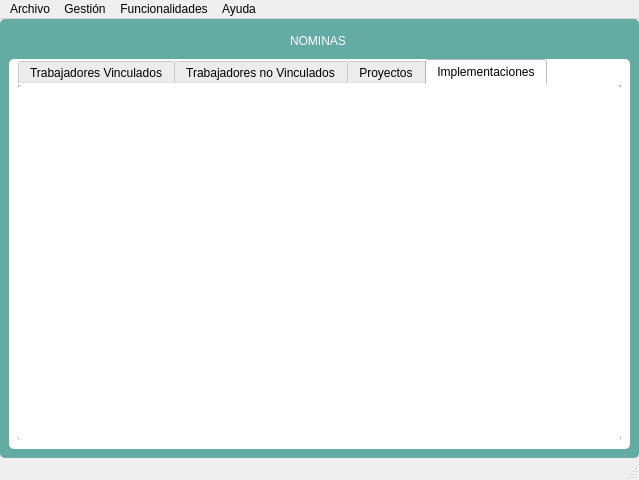
<?xml version="1.0" encoding="UTF-8"?>
<ui version="4.0">
 <class>MainWindo_principal</class>
 <widget class="QMainWindow" name="MainWindo_principal">
  <property name="geometry">
   <rect>
    <x>0</x>
    <y>0</y>
    <width>639</width>
    <height>480</height>
   </rect>
  </property>
  <property name="minimumSize">
   <size>
    <width>404</width>
    <height>350</height>
   </size>
  </property>
  <property name="mouseTracking">
   <bool>true</bool>
  </property>
  <property name="windowTitle">
   <string>Sistema de Nóminas</string>
  </property>
  <property name="windowIcon">
   <iconset>
    <normaloff>archivos/menu_icon.ico</normaloff>archivos/menu_icon.ico</iconset>
  </property>
  <property name="styleSheet">
   <string notr="true">QLineEdit{
border:1px solid #167;}
</string>
  </property>
  <widget class="QWidget" name="centralwidget">
   <property name="styleSheet">
    <string notr="true">border-radus:10px;
</string>
   </property>
   <layout class="QHBoxLayout" name="horizontalLayout">
    <property name="spacing">
     <number>3</number>
    </property>
    <property name="leftMargin">
     <number>0</number>
    </property>
    <property name="topMargin">
     <number>0</number>
    </property>
    <property name="rightMargin">
     <number>0</number>
    </property>
    <property name="bottomMargin">
     <number>0</number>
    </property>
    <item>
     <widget class="QFrame" name="frame_2">
      <property name="autoFillBackground">
       <bool>false</bool>
      </property>
      <property name="styleSheet">
       <string notr="true">border-radius:5px;
background-color: rgb(100, 171, 164);
</string>
      </property>
      <property name="frameShape">
       <enum>QFrame::StyledPanel</enum>
      </property>
      <property name="frameShadow">
       <enum>QFrame::Raised</enum>
      </property>
      <layout class="QVBoxLayout" name="verticalLayout">
       <item>
        <widget class="QFrame" name="frame_9">
         <property name="minimumSize">
          <size>
           <width>0</width>
           <height>25</height>
          </size>
         </property>
         <property name="maximumSize">
          <size>
           <width>16777215</width>
           <height>25</height>
          </size>
         </property>
         <property name="frameShape">
          <enum>QFrame::StyledPanel</enum>
         </property>
         <property name="frameShadow">
          <enum>QFrame::Raised</enum>
         </property>
         <layout class="QHBoxLayout" name="horizontalLayout_11">
          <property name="spacing">
           <number>3</number>
          </property>
          <property name="leftMargin">
           <number>0</number>
          </property>
          <property name="topMargin">
           <number>0</number>
          </property>
          <property name="rightMargin">
           <number>3</number>
          </property>
          <property name="bottomMargin">
           <number>0</number>
          </property>
          <item>
           <spacer name="horizontalSpacer_2">
            <property name="orientation">
             <enum>Qt::Horizontal</enum>
            </property>
            <property name="sizeHint" stdset="0">
             <size>
              <width>40</width>
              <height>20</height>
             </size>
            </property>
           </spacer>
          </item>
          <item>
           <widget class="QLabel" name="label_2">
            <property name="styleSheet">
             <string notr="true">color: rgb(255, 255, 255);</string>
            </property>
            <property name="text">
             <string>NOMINAS</string>
            </property>
           </widget>
          </item>
          <item>
           <spacer name="horizontalSpacer">
            <property name="orientation">
             <enum>Qt::Horizontal</enum>
            </property>
            <property name="sizeHint" stdset="0">
             <size>
              <width>40</width>
              <height>20</height>
             </size>
            </property>
           </spacer>
          </item>
         </layout>
        </widget>
       </item>
       <item>
        <widget class="QFrame" name="frame_4">
         <property name="styleSheet">
          <string notr="true">background-color: rgb(255, 255, 255);</string>
         </property>
         <property name="frameShape">
          <enum>QFrame::StyledPanel</enum>
         </property>
         <property name="frameShadow">
          <enum>QFrame::Raised</enum>
         </property>
         <layout class="QHBoxLayout" name="horizontalLayout_3">
          <property name="spacing">
           <number>6</number>
          </property>
          <property name="leftMargin">
           <number>9</number>
          </property>
          <property name="topMargin">
           <number>0</number>
          </property>
          <property name="rightMargin">
           <number>9</number>
          </property>
          <property name="bottomMargin">
           <number>9</number>
          </property>
          <item>
           <widget class="QTabWidget" name="tabWidget_principal">
            <property name="enabled">
             <bool>true</bool>
            </property>
            <property name="font">
             <font>
              <weight>50</weight>
              <italic>false</italic>
              <bold>false</bold>
              <strikeout>false</strikeout>
             </font>
            </property>
            <property name="cursor">
             <cursorShape>ArrowCursor</cursorShape>
            </property>
            <property name="autoFillBackground">
             <bool>false</bool>
            </property>
            <property name="styleSheet">
             <string notr="true">background-color: rgb(255, 255, 255);


</string>
            </property>
            <property name="tabShape">
             <enum>QTabWidget::Rounded</enum>
            </property>
            <property name="currentIndex">
             <number>3</number>
            </property>
            <property name="elideMode">
             <enum>Qt::ElideNone</enum>
            </property>
            <property name="usesScrollButtons">
             <bool>true</bool>
            </property>
            <property name="tabsClosable">
             <bool>false</bool>
            </property>
            <property name="movable">
             <bool>false</bool>
            </property>
            <property name="tabBarAutoHide">
             <bool>false</bool>
            </property>
            <widget class="QWidget" name="tab_vinculados">
             <attribute name="title">
              <string>Trabajadores Vinculados</string>
             </attribute>
             <layout class="QVBoxLayout" name="verticalLayout_6">
              <item>
               <layout class="QVBoxLayout" name="verticalLayout_3">
                <item>
                 <layout class="QHBoxLayout" name="horizontalLayout_6">
                  <item>
                   <widget class="QLineEdit" name="lineEdit_busar_vin">
                    <property name="minimumSize">
                     <size>
                      <width>0</width>
                      <height>20</height>
                     </size>
                    </property>
                    <property name="maximumSize">
                     <size>
                      <width>16777215</width>
                      <height>20</height>
                     </size>
                    </property>
                    <property name="contextMenuPolicy">
                     <enum>Qt::DefaultContextMenu</enum>
                    </property>
                    <property name="styleSheet">
                     <string notr="true">background-color: rgb(255, 255, 255);
border:1px solid #167;</string>
                    </property>
                    <property name="text">
                     <string/>
                    </property>
                    <property name="cursorPosition">
                     <number>0</number>
                    </property>
                    <property name="dragEnabled">
                     <bool>false</bool>
                    </property>
                    <property name="readOnly">
                     <bool>false</bool>
                    </property>
                    <property name="placeholderText">
                     <string> Buscar para despedir:</string>
                    </property>
                    <property name="clearButtonEnabled">
                     <bool>true</bool>
                    </property>
                   </widget>
                  </item>
                  <item>
                   <widget class="QPushButton" name="pushButton_desp_vin">
                    <property name="minimumSize">
                     <size>
                      <width>35</width>
                      <height>22</height>
                     </size>
                    </property>
                    <property name="maximumSize">
                     <size>
                      <width>50</width>
                      <height>22</height>
                     </size>
                    </property>
                    <property name="styleSheet">
                     <string notr="true">background-color: rgb(255, 255, 255);
border:1px solid #167;</string>
                    </property>
                    <property name="text">
                     <string/>
                    </property>
                   </widget>
                  </item>
                  <item>
                   <widget class="QPushButton" name="pushButton_refrsh_vin">
                    <property name="minimumSize">
                     <size>
                      <width>35</width>
                      <height>22</height>
                     </size>
                    </property>
                    <property name="maximumSize">
                     <size>
                      <width>38</width>
                      <height>22</height>
                     </size>
                    </property>
                    <property name="autoFillBackground">
                     <bool>false</bool>
                    </property>
                    <property name="styleSheet">
                     <string notr="true">background-color: rgb(255, 255, 255);
border:1px solid #167;
</string>
                    </property>
                    <property name="text">
                     <string/>
                    </property>
                    <property name="icon">
                     <iconset>
                      <normaloff>iconos/refresh.ico</normaloff>iconos/refresh.ico</iconset>
                    </property>
                    <property name="iconSize">
                     <size>
                      <width>25</width>
                      <height>20</height>
                     </size>
                    </property>
                    <property name="checkable">
                     <bool>false</bool>
                    </property>
                    <property name="checked">
                     <bool>false</bool>
                    </property>
                    <property name="autoDefault">
                     <bool>false</bool>
                    </property>
                    <property name="default">
                     <bool>false</bool>
                    </property>
                    <property name="flat">
                     <bool>false</bool>
                    </property>
                   </widget>
                  </item>
                 </layout>
                </item>
                <item>
                 <widget class="QTableWidget" name="tableWidget_vin_prin">
                  <property name="minimumSize">
                   <size>
                    <width>0</width>
                    <height>0</height>
                   </size>
                  </property>
                  <property name="maximumSize">
                   <size>
                    <width>16777215</width>
                    <height>9999999</height>
                   </size>
                  </property>
                  <property name="styleSheet">
                   <string notr="true">background-color: rgb(255, 255, 255);
border-radius:5px;</string>
                  </property>
                  <column>
                   <property name="text">
                    <string>ID</string>
                   </property>
                  </column>
                  <column>
                   <property name="text">
                    <string>Nombre</string>
                   </property>
                  </column>
                  <column>
                   <property name="text">
                    <string>Sexo</string>
                   </property>
                  </column>
                  <column>
                   <property name="text">
                    <string>Edad</string>
                   </property>
                  </column>
                  <column>
                   <property name="text">
                    <string>Fecha de nacimiento</string>
                   </property>
                  </column>
                  <column>
                   <property name="text">
                    <string>Nivel profesional</string>
                   </property>
                  </column>
                  <column>
                   <property name="text">
                    <string>Proyecto vinculado</string>
                   </property>
                  </column>
                  <column>
                   <property name="text">
                    <string>Rol desempeñado</string>
                   </property>
                  </column>
                  <column>
                   <property name="text">
                    <string>Plan asig</string>
                   </property>
                  </column>
                  <column>
                   <property name="text">
                    <string>Plan real</string>
                   </property>
                  </column>
                  <column>
                   <property name="text">
                    <string>Salario</string>
                   </property>
                  </column>
                 </widget>
                </item>
               </layout>
              </item>
             </layout>
            </widget>
            <widget class="QWidget" name="tab_no_vinculado">
             <attribute name="title">
              <string>Trabajadores no Vinculados</string>
             </attribute>
             <layout class="QVBoxLayout" name="verticalLayout_7">
              <item>
               <layout class="QVBoxLayout" name="verticalLayout_4">
                <item>
                 <layout class="QHBoxLayout" name="horizontalLayout_2">
                  <item>
                   <widget class="QLineEdit" name="lineEdit_no_vin">
                    <property name="minimumSize">
                     <size>
                      <width>0</width>
                      <height>20</height>
                     </size>
                    </property>
                    <property name="maximumSize">
                     <size>
                      <width>16777215</width>
                      <height>20</height>
                     </size>
                    </property>
                    <property name="contextMenuPolicy">
                     <enum>Qt::DefaultContextMenu</enum>
                    </property>
                    <property name="styleSheet">
                     <string notr="true">background-color: rgb(255, 255, 255);
border:1px solid #167;</string>
                    </property>
                    <property name="text">
                     <string/>
                    </property>
                    <property name="cursorPosition">
                     <number>0</number>
                    </property>
                    <property name="dragEnabled">
                     <bool>false</bool>
                    </property>
                    <property name="readOnly">
                     <bool>false</bool>
                    </property>
                    <property name="placeholderText">
                     <string> Buscar para despedir:</string>
                    </property>
                    <property name="clearButtonEnabled">
                     <bool>true</bool>
                    </property>
                   </widget>
                  </item>
                  <item>
                   <widget class="QPushButton" name="pushButton_dep_no_vin">
                    <property name="minimumSize">
                     <size>
                      <width>35</width>
                      <height>22</height>
                     </size>
                    </property>
                    <property name="maximumSize">
                     <size>
                      <width>50</width>
                      <height>22</height>
                     </size>
                    </property>
                    <property name="styleSheet">
                     <string notr="true">background-color: rgb(255, 255, 255);
border:1px solid #167;</string>
                    </property>
                    <property name="text">
                     <string/>
                    </property>
                   </widget>
                  </item>
                  <item>
                   <widget class="QPushButton" name="pushButton_refresh_no">
                    <property name="minimumSize">
                     <size>
                      <width>35</width>
                      <height>22</height>
                     </size>
                    </property>
                    <property name="maximumSize">
                     <size>
                      <width>38</width>
                      <height>22</height>
                     </size>
                    </property>
                    <property name="autoFillBackground">
                     <bool>false</bool>
                    </property>
                    <property name="styleSheet">
                     <string notr="true">background-color: rgb(255, 255, 255);
border:1px solid #167;
</string>
                    </property>
                    <property name="text">
                     <string/>
                    </property>
                    <property name="icon">
                     <iconset>
                      <normaloff>iconos/refresh.ico</normaloff>iconos/refresh.ico</iconset>
                    </property>
                    <property name="iconSize">
                     <size>
                      <width>25</width>
                      <height>20</height>
                     </size>
                    </property>
                    <property name="checkable">
                     <bool>false</bool>
                    </property>
                    <property name="checked">
                     <bool>false</bool>
                    </property>
                    <property name="autoDefault">
                     <bool>false</bool>
                    </property>
                    <property name="default">
                     <bool>false</bool>
                    </property>
                    <property name="flat">
                     <bool>false</bool>
                    </property>
                   </widget>
                  </item>
                 </layout>
                </item>
                <item>
                 <widget class="QTableWidget" name="tableWidget_no_vin_prin">
                  <property name="maximumSize">
                   <size>
                    <width>16777215</width>
                    <height>16777215</height>
                   </size>
                  </property>
                  <property name="styleSheet">
                   <string notr="true">background-color: rgb(255, 255, 255);
border-radius:5px;</string>
                  </property>
                  <column>
                   <property name="text">
                    <string>ID</string>
                   </property>
                   <property name="font">
                    <font>
                     <pointsize>8</pointsize>
                    </font>
                   </property>
                  </column>
                  <column>
                   <property name="text">
                    <string>Nombre</string>
                   </property>
                  </column>
                  <column>
                   <property name="text">
                    <string>Sexo</string>
                   </property>
                  </column>
                  <column>
                   <property name="text">
                    <string>Edad</string>
                   </property>
                  </column>
                  <column>
                   <property name="text">
                    <string>Fecha de nacimiento</string>
                   </property>
                  </column>
                  <column>
                   <property name="text">
                    <string>Nivel profesional</string>
                   </property>
                  </column>
                  <column>
                   <property name="text">
                    <string>Responsabilidad</string>
                   </property>
                  </column>
                  <column>
                   <property name="text">
                    <string>Llegadas tarde</string>
                   </property>
                  </column>
                  <column>
                   <property name="text">
                    <string>Horas trabajadas</string>
                   </property>
                  </column>
                  <column>
                   <property name="text">
                    <string>Salario</string>
                   </property>
                  </column>
                 </widget>
                </item>
               </layout>
              </item>
             </layout>
            </widget>
            <widget class="QWidget" name="tab_proyectos">
             <attribute name="title">
              <string>Proyectos</string>
             </attribute>
             <layout class="QVBoxLayout" name="verticalLayout_2">
              <item>
               <layout class="QVBoxLayout" name="verticalLayout_5">
                <item>
                 <layout class="QHBoxLayout" name="horizontalLayout_5">
                  <item>
                   <widget class="QLineEdit" name="lineEdit_proy">
                    <property name="minimumSize">
                     <size>
                      <width>0</width>
                      <height>20</height>
                     </size>
                    </property>
                    <property name="maximumSize">
                     <size>
                      <width>16777215</width>
                      <height>20</height>
                     </size>
                    </property>
                    <property name="contextMenuPolicy">
                     <enum>Qt::DefaultContextMenu</enum>
                    </property>
                    <property name="styleSheet">
                     <string notr="true">background-color: rgb(255, 255, 255);
border:1px solid #167;</string>
                    </property>
                    <property name="text">
                     <string/>
                    </property>
                    <property name="cursorPosition">
                     <number>0</number>
                    </property>
                    <property name="dragEnabled">
                     <bool>false</bool>
                    </property>
                    <property name="readOnly">
                     <bool>false</bool>
                    </property>
                    <property name="placeholderText">
                     <string> Buscar:</string>
                    </property>
                    <property name="clearButtonEnabled">
                     <bool>true</bool>
                    </property>
                   </widget>
                  </item>
                  <item>
                   <widget class="QPushButton" name="pushButton_refresh_proy">
                    <property name="minimumSize">
                     <size>
                      <width>35</width>
                      <height>22</height>
                     </size>
                    </property>
                    <property name="maximumSize">
                     <size>
                      <width>38</width>
                      <height>22</height>
                     </size>
                    </property>
                    <property name="autoFillBackground">
                     <bool>false</bool>
                    </property>
                    <property name="styleSheet">
                     <string notr="true">background-color: rgb(255, 255, 255);
border:1px solid #167;
</string>
                    </property>
                    <property name="text">
                     <string/>
                    </property>
                    <property name="icon">
                     <iconset>
                      <normaloff>iconos/refresh.ico</normaloff>iconos/refresh.ico</iconset>
                    </property>
                    <property name="iconSize">
                     <size>
                      <width>25</width>
                      <height>20</height>
                     </size>
                    </property>
                    <property name="checkable">
                     <bool>false</bool>
                    </property>
                    <property name="checked">
                     <bool>false</bool>
                    </property>
                    <property name="autoDefault">
                     <bool>false</bool>
                    </property>
                    <property name="default">
                     <bool>false</bool>
                    </property>
                    <property name="flat">
                     <bool>false</bool>
                    </property>
                   </widget>
                  </item>
                 </layout>
                </item>
                <item>
                 <widget class="QTableWidget" name="tableWidget_proy_prin">
                  <property name="maximumSize">
                   <size>
                    <width>16777215</width>
                    <height>16777215</height>
                   </size>
                  </property>
                  <property name="styleSheet">
                   <string notr="true">background-color: rgb(255, 255, 255);
border-radius:5px;</string>
                  </property>
                  <column>
                   <property name="text">
                    <string>ID</string>
                   </property>
                  </column>
                  <column>
                   <property name="text">
                    <string>Nombre</string>
                   </property>
                  </column>
                  <column>
                   <property name="text">
                    <string>Cliente</string>
                   </property>
                  </column>
                  <column>
                   <property name="text">
                    <string>Costo</string>
                   </property>
                  </column>
                  <column>
                   <property name="text">
                    <string>Fecha de inicio</string>
                   </property>
                  </column>
                  <column>
                   <property name="text">
                    <string>Fecha de culminacion</string>
                   </property>
                  </column>
                  <column>
                   <property name="text">
                    <string>% Culminacion</string>
                   </property>
                  </column>
                 </widget>
                </item>
               </layout>
              </item>
             </layout>
            </widget>
            <widget class="QWidget" name="tab_implem">
             <attribute name="title">
              <string>Implementaciones</string>
             </attribute>
            </widget>
           </widget>
          </item>
         </layout>
        </widget>
       </item>
      </layout>
     </widget>
    </item>
   </layout>
  </widget>
  <widget class="QMenuBar" name="menubar">
   <property name="geometry">
    <rect>
     <x>0</x>
     <y>0</y>
     <width>639</width>
     <height>21</height>
    </rect>
   </property>
   <widget class="QMenu" name="menuArchivo">
    <property name="title">
     <string>Archivo</string>
    </property>
    <addaction name="actionCargar_Nomina"/>
    <addaction name="separator"/>
    <addaction name="actionSalir"/>
   </widget>
   <widget class="QMenu" name="menuGestion">
    <property name="title">
     <string>Gestión</string>
    </property>
   </widget>
   <widget class="QMenu" name="menuFuncionalidades">
    <property name="title">
     <string>Funcionalidades</string>
    </property>
    <addaction name="actionPorciento_de_cumplimiento"/>
    <addaction name="separator"/>
    <addaction name="actionTotal_de_salarios_a_pagar"/>
   </widget>
   <widget class="QMenu" name="menuAyuda">
    <property name="title">
     <string>Ayuda</string>
    </property>
    <addaction name="actionDescripcion"/>
    <addaction name="separator"/>
    <addaction name="actionAcerca_de"/>
   </widget>
   <addaction name="menuArchivo"/>
   <addaction name="menuGestion"/>
   <addaction name="menuFuncionalidades"/>
   <addaction name="menuAyuda"/>
  </widget>
  <widget class="QStatusBar" name="statusbar"/>
  <action name="actionDescripcion">
   <property name="text">
    <string>Descripción</string>
   </property>
  </action>
  <action name="actionAcerca_de">
   <property name="text">
    <string>Acerca de:</string>
   </property>
  </action>
  <action name="actionCargar_Nomina">
   <property name="text">
    <string>Cargar Nomina</string>
   </property>
  </action>
  <action name="actionSalvar_Datos">
   <property name="text">
    <string>Salvar Datos</string>
   </property>
  </action>
  <action name="actionSalir">
   <property name="text">
    <string>Salir</string>
   </property>
   <property name="shortcut">
    <string>Ctrl+Q</string>
   </property>
  </action>
  <action name="actionA_adir">
   <property name="text">
    <string>Añadir</string>
   </property>
  </action>
  <action name="actionEliminar">
   <property name="text">
    <string>Eliminar</string>
   </property>
  </action>
  <action name="actionListar">
   <property name="text">
    <string>Listar</string>
   </property>
  </action>
  <action name="actionA_adir_2">
   <property name="text">
    <string>Añadir</string>
   </property>
  </action>
  <action name="actionEliminar_2">
   <property name="text">
    <string>Eliminar</string>
   </property>
  </action>
  <action name="actionListar_2">
   <property name="text">
    <string>Listar</string>
   </property>
  </action>
  <action name="actionCalcular_Salario">
   <property name="text">
    <string>Calcular Salario</string>
   </property>
  </action>
  <action name="actionDespedir_Trabajador">
   <property name="text">
    <string>Despedir Trabajador</string>
   </property>
  </action>
  <action name="actionA_adir_3">
   <property name="text">
    <string>Añadir</string>
   </property>
  </action>
  <action name="actionEliminar_3">
   <property name="text">
    <string>Eliminar</string>
   </property>
  </action>
  <action name="actionListar_3">
   <property name="text">
    <string>Listar</string>
   </property>
  </action>
  <action name="actionListado_de_Proyectos">
   <property name="text">
    <string>Listado de Proyectos</string>
   </property>
  </action>
  <action name="actionPorciento_de_cumplimiento">
   <property name="text">
    <string>Porciento de cumplimiento actual</string>
   </property>
  </action>
  <action name="actionDeterminar_N_mina">
   <property name="text">
    <string>Determinar Nómina</string>
   </property>
  </action>
  <action name="actionTrabajadores_Vinculados">
   <property name="text">
    <string>Trabajadores Vinculados</string>
   </property>
  </action>
  <action name="actionTrabajadores_no_VInculados">
   <property name="text">
    <string>Trabajadores no VInculados</string>
   </property>
  </action>
  <action name="actionProyectos">
   <property name="text">
    <string>Proyectos</string>
   </property>
  </action>
  <action name="actionAbrir">
   <property name="text">
    <string>Abrir</string>
   </property>
  </action>
  <action name="actionTotal_de_salarios_a_pagar">
   <property name="text">
    <string>Total de salarios a pagar</string>
   </property>
  </action>
 </widget>
 <resources/>
 <connections/>
</ui>
